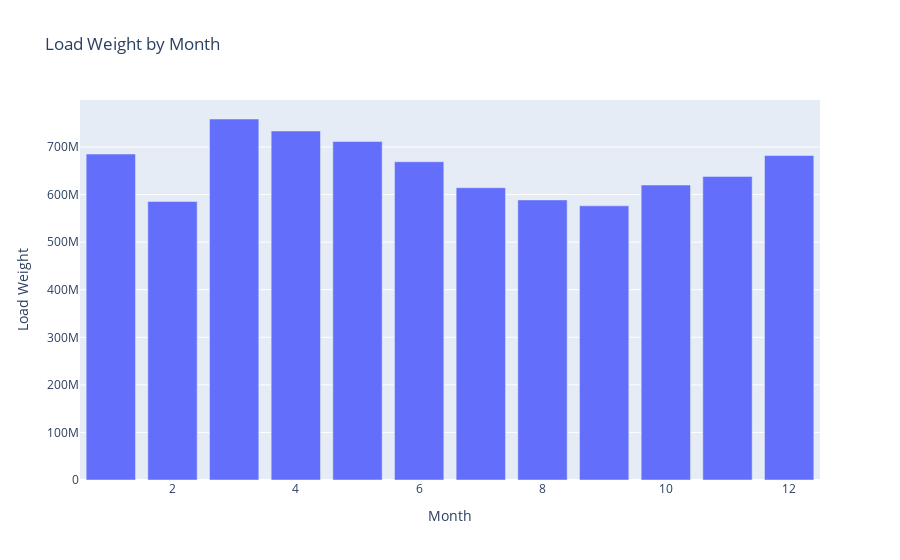

The notebook cell this image was saved under:
### Code cell
fig = px.bar(weightsum_by_month, x= weightsum_by_month.index, y="Load Weight", title='Load Weight by Month')
fig.show()

### Figure 1 — Plotly figure (JSON) as saved in the notebook; plotly's stock layout.template omitted (floating-point values rounded to 4 significant figures)
{"data": [{"alignmentgroup": "True", "hovertemplate": "Month=%{x}<br>Load Weight=%{y}<extra></extra>", "legendgroup": "", "marker": {"color": "#636efa", "pattern": {"shape": ""}}, "name": "", "offsetgroup": "", "orientation": "v", "showlegend": false, "textposition": "auto", "type": "bar", "x": [1, 2, 3, 4, 5, 6, 7, 8, 9, 10, 11, 12], "xaxis": "x", "y": [685233457, 585600023, 758900000.0, 733726337, 711709802, 669000000.0, 614474435, 588799928, 576343634, 620107337, 638176652, 682193789], "yaxis": "y"}], "layout": {"barmode": "relative", "legend": {"tracegroupgap": 0}, "title": {"text": "Load Weight by Month"}, "xaxis": {"anchor": "y", "domain": [0, 1], "title": {"text": "Month"}}, "yaxis": {"anchor": "x", "domain": [0, 1], "title": {"text": "Load Weight"}}}}
